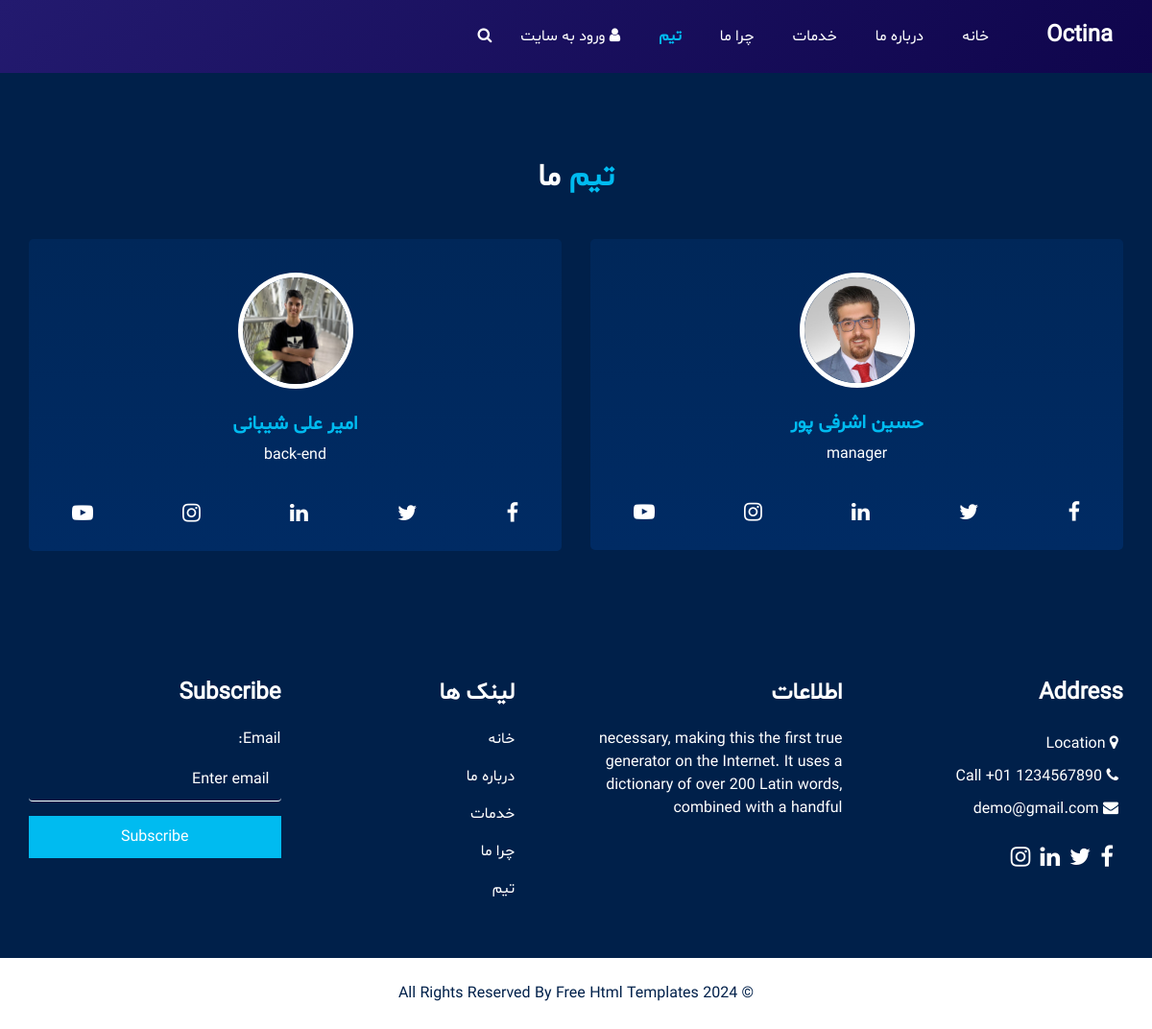
Page /team/ on the committed database.
### home/models.py (models this page shows)
class Team(models.Model):
    image = models.ImageField(upload_to='WhyUs')
    name = models.CharField(max_length=65)
    position = models.CharField(max_length=120)
    facebook = models.CharField(max_length=120, blank=True, null=True)
    instagram = models.CharField(max_length=120, blank=True, null=True)
    x = models.CharField(max_length=120, blank=True, null=True)
    linkedin = models.CharField(max_length=120, blank=True, null=True)
    youtube = models.CharField(max_length=120, blank=True, null=True)
    description = models.TextField()
    class Meta:
        verbose_name = 'تیم'
        verbose_name_plural = 'بخش تیم'

### home/views.py (the view)
# urls.py: path('team/', views.team, name='team'),
def team(request):
    context = {}
    team = models.Team.objects.all()
    context['team'] = team
    return render(request, 'home/team.html', context)

### home/form.py
class EmailSendingForm(forms.ModelForm):
    class Meta:
        model = EmailSend
        fields = ['email']
    def __init__(self, *args, **kwargs):
        super().__init__(*args, **kwargs)
        self.fields['email'].widget.attrs.update({
            'placeholder': 'Enter email',
            'class': 'form-control'
        })

### home/context_processors.py (called while the page is built)
def email_form_context(request):
    email_form = EmailSendingForm(request.POST or None)
    if request.method == 'POST' and email_form.is_valid():
        email = email_form.save(commit=False)
        if not request.user.is_anonymous:
            email.user = request.user
        email.save()
    else:
        if request.user.is_authenticated and request.user.email:
            initial_data = {'email': request.user.email}
            email_form = EmailSendingForm(request.POST or None, initial=initial_data)
    context = {'email_form': email_form}
    return context

### home/templates/home/team.html
{% extends 'base.html' %}
{% load static %}
{% block class %}sub_page{% endblock %}
{% block content %}
  </div>
    <section class="team_section layout_padding">
        <div class="container-fluid">
            <div class="heading_container heading_center">
                <h2 class="">
                    <span> تیم</span> ما
                </h2>
            </div>
            <div class="team_container">
                <div class="row">
                    {% for t in team %}
                        <div class="col-lg-6  col-sm-6 ">
                        <div class="box ">
                            <div class="img-box">
                                <img src="{{t.image.url}}" class="img1" alt="">
                            </div>
                            <div class="detail-box">
                                <h5>
                                    {{ t.name }}
                                </h5>
                                <p>
                                    {{ t.position }}
                                </p>
                            </div>
                            <div class="social_box">
                                <a href="{{ t.facebook }}">
                                    <i class="fa fa-facebook" aria-hidden="true"></i>
                                </a>
                                <a href="{{ t.x }}">
                                    <i class="fa fa-twitter" aria-hidden="true"></i>
                                </a>
                                <a href="{{t.linkedin}}">
                                    <i class="fa fa-linkedin" aria-hidden="true"></i>
                                </a>
                                <a href="{{t.instagram}}">
                                    <i class="fa fa-instagram" aria-hidden="true"></i>
                                </a>
                                <a href="{{ t.youtube }}">
                                    <i class="fa fa-youtube-play" aria-hidden="true"></i>
                                </a>
                            </div>
                        </div>
                    </div>
                    {% endfor %}
                </div>
            </div>
        </div>
    </section>
{% endblock %}

### assets/css/style1.css (style rules this page uses)
body { font-family: 'Shabnam', sans-serif; color: #0c0c0c; background-color: #ffffff; overflow-x: hidden; }
.layout_padding { padding: 90px 0; }
.heading_container { display: -webkit-box; display: -ms-flexbox; display: flex; -webkit-box-orient: vertical; -webkit-box-direction: normal; -ms-flex-direction: column; flex-direction: column; -webkit-box-align: start; -ms-flex-align: start; align-items: flex-start; }
.heading_container h2 { position: relative; font-weight: bold; margin-bottom: 0; }
.heading_container h2 span { color: #00bbf0; }
.heading_container.heading_center { -webkit-box-align: center; -ms-flex-align: center; align-items: center; text-align: center; }
a, a:hover, a:focus { text-decoration: none; }
.team_section { text-align: center; background-color: #00204a; color: #ffffff; }
.team_section .heading_container { -webkit-box-pack: center; -ms-flex-pack: center; justify-content: center; }
.team_section .team_container { padding: 0 15px; }
.team_section .team_container .box { padding: 35px 0 0 0; border-radius: 5px; overflow: hidden; -webkit-transition: all .1s; transition: all .1s; margin-top: 45px; background: -webkit-gradient(linear, left top, left bottom, from(#002759), to(#002b64)); background: linear-gradient(to bottom, #002759, #002b64); }
.team_section .team_container .box .img-box { display: -webkit-box; display: -ms-flexbox; display: flex; -webkit-box-pack: center; -ms-flex-pack: center; justify-content: center; -webkit-box-align: center; -ms-flex-align: center; align-items: center; }
.team_section .team_container .box .img-box img { width: 120px; border-radius: 100%; border: 5px solid #ffffff; }
.team_section .team_container .box .detail-box { margin: 25px 0; }
.team_section .team_container .box .detail-box h5 { color: #00bbf0; font-weight: 600; position: relative; }
.team_section .team_container .box .social_box { padding: 10px 45px 20px 45px; display: -webkit-box; display: -ms-flexbox; display: flex; -webkit-box-pack: justify; -ms-flex-pack: justify; justify-content: space-between; }
.team_section .team_container .box .social_box a { color: #ffffff; font-size: 22px; }
.info_section form input { border: none; border-bottom: 1px solid #ffffff; background-color: transparent; width: 100%; height: 45px; color: #ffffff; outline: none; }
.info_section form input::placeholder { color: #ffffff; }

### rows in the picture
Team: image (picture), name "حسین اشرفی پور", position "manager"
Team: image (picture), name "امیر علی شیبانی", position "back-end"
